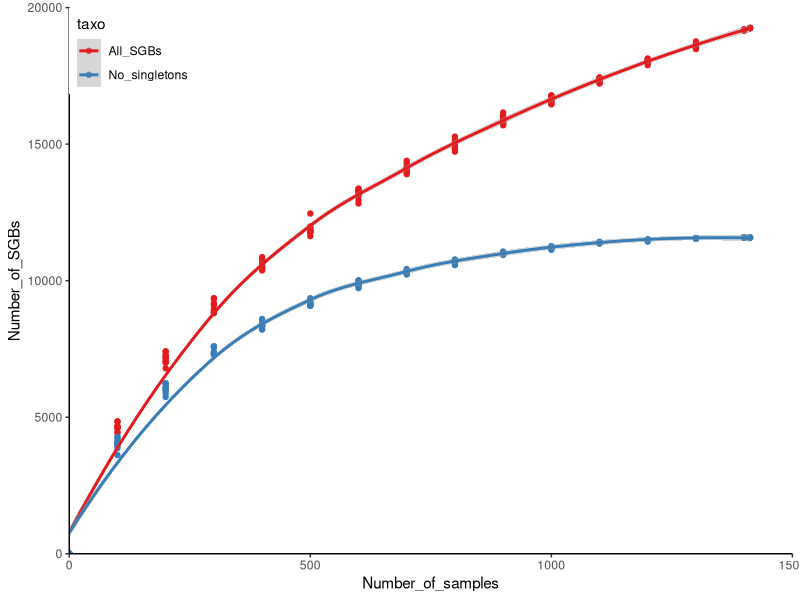
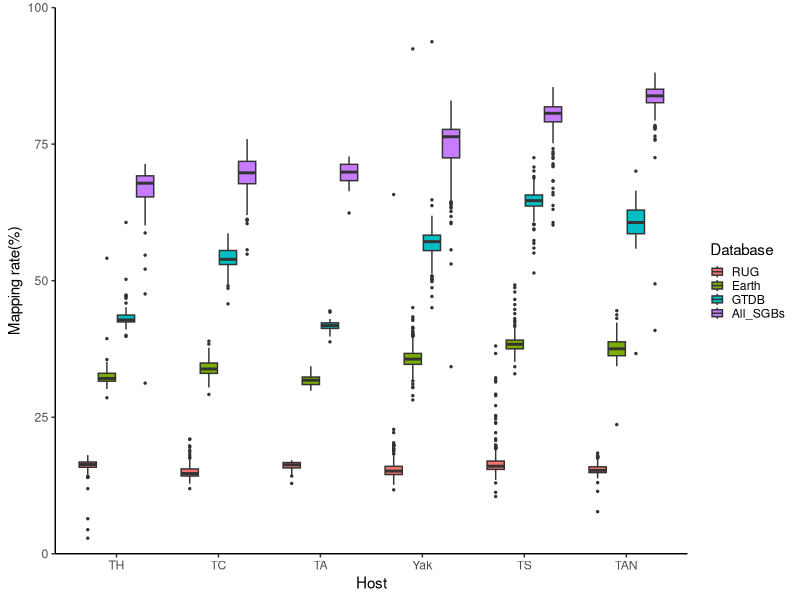
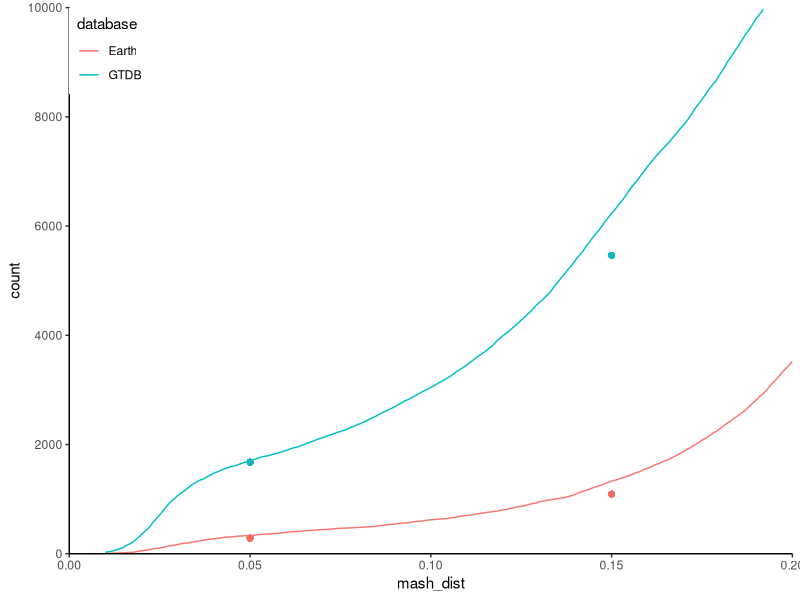
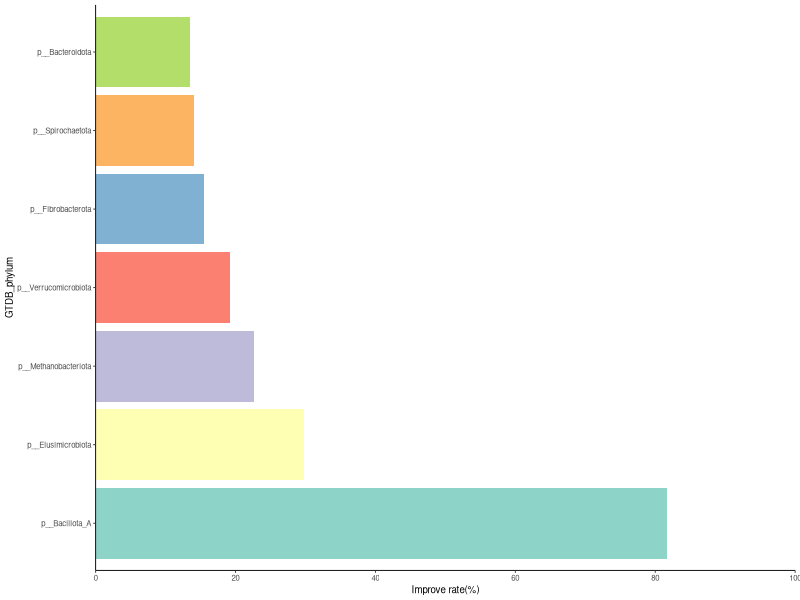

Recreate these plots in R, in order.
# Fig.2 The characteristics of Plateau Animal Microbiome Project (PAMP) database
library(tidyverse)
library(ggplot2)

## a.A rarefaction curve for the assessment of SGB obtained.
dset.a <- read_csv("0.data/dset.fig2A.csv")

plot.a <- ggplot(dset.a, aes(x = Number_of_samples, y = Number_of_SGBs, color = taxo)) +
  geom_point() +
  geom_smooth() +
  scale_colour_brewer(palette = "Set1") +
  scale_y_continuous(expand = c(0, 0), limits = c(0, 20000)) +
  scale_x_continuous(expand = c(0, 0), limits = c(0, 1500)) +
  theme_classic(base_family = "Helvetica") +
  theme(legend.position = c(0,1), legend.justification = c(0, 1))

ggsave("1.result/fig2A.curve.pdf", plot.a, width = 3.5, height = 3)

## b.The mapping rates of our sample reads to different metagenomic datasets.
dset.b <- read_csv("0.data/dset.fig2B.csv")
dset.b$Database <- factor(dset.b$Database, levels = c("RUG","Earth","GTDB","All_SGBs"))

plot.b <- ggplot(dset.b, aes(x = Host, y = Mapping_rate, fill = Database)) +
  geom_boxplot(outlier.size = 0.5) +
  labs(x = 'Host', y = 'Mapping rate(%)') + 
  scale_x_discrete(limits=c("TH","TC", "TA","Yak","TS","TAN")) +
  scale_y_continuous(expand = c(0, 0), limits = c(0, 100)) +
  theme_classic() +
  theme(legend.key.size = unit(10, "pt"))
  

ggsave("1.result/fig2B.mapping_rate.pdf", plot.b, width = 5.5, height = 3)

## c.The Mash distance among our identified SGBs and other known SGBs released by Genome Taxonomy database (GTDB 05-RS95) and Earth Microbiome Project
dset.c <- read_csv("0.data/dset.fig2C.csv")

dist.p <- ggplot(dset.c) + 
  geom_line(aes(x = mash_dist, y = count, color = database)) +
  geom_point(aes(x = 0.05, 1679), color = "#13b6bb") +
  geom_point(aes(x = 0.05, 287), color = "#f56b64") +
  geom_point(aes(x = 0.15, 5465), color = "#13b6bb") +
  geom_point(aes(x = 0.15, 1092), color = "#f56b64") +
  scale_x_continuous(expand = c(0, 0), limits = c(0, 0.2)) +
  scale_y_continuous(expand = c(0, 0), limits = c(0, 10000), breaks = seq(0,10000,2000)) +
  theme_classic(base_family = "Helvetica") +
  theme(legend.position = c(0,1), legend.justification = c(0, 1))

ggsave("1.result/fig2C.mash.pdf", dist.p, width = 3.5, height = 3)

## d. Compared with GTDB database, assessing the  percentage rate of expanding the microbial genomic diversity at the phylum level.
dset.d <- read_csv("0.data/dset.fig2D.csv") %>% 
  filter(improve_rate > 10 & QTP_novel_freq > 5)

dset.d$GTDB_phylum <- factor(dset.d$GTDB_phylum, levels = dset.d$GTDB_phylum)
uc.p <- ggplot(dset.d, aes(x = improve_rate, y = GTDB_phylum, fill = GTDB_phylum)) + 
  geom_col() + 
  scale_fill_brewer(palette = "Set3") +
  scale_x_continuous(expand = c(0, 0), limits = c(0, 100), breaks = seq(0, 100, 20)) + 
  theme_classic(base_size = 7, base_family = "Helvetica") + 
  xlab("Improve rate(%)") + 
  guides(fill = FALSE)

ggsave("1.result/fig2D.Imporve_GTDB.pdf", uc.p, width = 3.5, height = 3)
